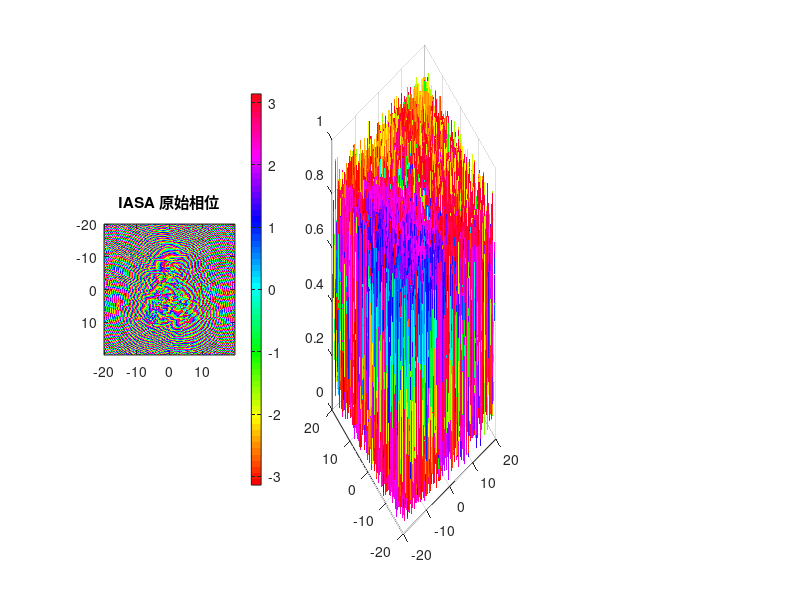

MATLAB code for this plot: (Note: this script raises an error after producing the figure.)
clear; close all; clc;

%% ==================================================
%  【核心测试区】四大优化方案独立开关
% ==================================================
Use_Amplitude_Compensation = false; % [方案1] 振幅补偿 (补偿厚度吸收导致的不均匀)
Use_Apodization            = true; % [方案2] 切趾滤波 (加 Tukey 窗消除硬边缘同心圆)
Use_Phase_Unwrapping       = false; % [方案3] 相位解卷 (生成平滑厚透镜，消除断崖散射)
Use_Impedance_Matching     = true; % [方案4] 阻抗匹配 (消除透镜内外声波反射)
% ==================================================

%% 1. 网格及参数设定 (动态 Z 轴优化与各项同性网格)
Nx = 300; 
Lx = 40e-3;
Ny = Nx; Ly = Lx;
System_Offset = 2.03e-3;
z_target_dist = 20e-3; 
f0 = 4.0e6;
c_water = 1480; 
c_board = 2430; 
density_water = 997;
density_board_real = 1100; 

% [开关 4 逻辑应用]：阻抗匹配
if Use_Impedance_Matching
    density_board = (c_water * density_water) / c_board;
    fprintf('>>> 已开启: [阻抗匹配] (消除内部反射)\n');
else
    density_board = density_board_real;
end

lambda_water = c_water / f0;
dx = Lx / Nx; dy = dx; dz = dx; 
Lz_needed = 30e-3; 
Nz_min = ceil(Lz_needed / dz);
optimal_sizes = [128, 192, 216, 256, 300, 384, 512];
Nz = optimal_sizes(find(optimal_sizes >= Nz_min, 1));
Lz = Nz * dz;

x = (-Nx/2 : Nx/2-1) * dx;
[Y_grid, X_grid] = meshgrid(1:Ny, 1:Nx);

% [开关 2 逻辑预备]：生成 2D Tukey 窗
tukey_1d = tukeywin(Nx, 0.2); % 边缘有 20% 是平滑滚降的
tukey_2d = tukey_1d * tukey_1d';

fprintf('==================================================\n');
fprintf('网格分辨率: dx = dy = dz = %.4f mm\n', dx*1e3);
fprintf('每波长采样点 (PPW): %.2f\n', lambda_water/dx);
fprintf('优化后网格尺寸: %d x %d x %d\n', Nx, Ny, Nz);
fprintf('==================================================\n');

%% 2. 目标定义
fprintf('目标图案定义\n');
imag_target = zeros(Nx, Ny);
h_A = 160; w_base = 100; thickness = 22; bar_pos = 50; bar_width = 20;
cx = round(Nx/2); cy = round(Ny/2);
x_top = cx - h_A/2; x_bottom = cx + h_A/2;
slope = h_A / (w_base/2);
dx_outer = X_grid - x_top; dy_abs = abs(Y_grid - cy);
width_at_x = dx_outer / slope;
mask_outer = (dx_outer >= 0) & (dx_outer <= h_A) & (dy_abs <= width_at_x);
x_top_inner = x_top + thickness * 1.8; 
dx_inner = X_grid - x_top_inner;
width_inner_at_x = dx_inner / slope;
mask_inner_cone = (dx_inner >= 0) & (dy_abs <= width_inner_at_x); 
x_bar_start = x_bottom - bar_pos - bar_width/2;
x_bar_end   = x_bottom - bar_pos + bar_width/2;
mask_bar = (X_grid >= x_bar_start) & (X_grid <= x_bar_end);
imag_target = mask_outer & (~mask_inner_cone | mask_bar);
imag_target = double(imag_target > 0.5);

%% 3. IASA 迭代
fprintf('运行 IASA...\n');
pad_factor = 2; 
Nx_pad = Nx * pad_factor; Ny_pad = Ny * pad_factor;
Lx_pad = Lx * pad_factor; dk_pad = 2 * pi / Lx_pad;
kx_pad = (-Nx_pad/2 : Nx_pad/2-1) * dk_pad;
[Kx_pad, Ky_pad] = meshgrid(kx_pad, kx_pad);
k_water = 2 * pi / lambda_water;
Kz_sq = k_water^2 - Kx_pad.^2 - Ky_pad.^2; Kz_sq(Kz_sq < 0) = 0; 
H_forward = exp(1i * sqrt(Kz_sq) * z_target_dist); 
H_backward = exp(-1i * sqrt(Kz_sq) * z_target_dist); 
rng(9426);
board_phase_pad = zeros(Nx_pad, Ny_pad);
board_phase_pad(Nx/2+1:Nx/2+Nx, Ny/2+1:Ny/2+Ny) = exp(1i * rand(Nx, Nx) * 2 * pi);
target_pad = zeros(Nx_pad, Ny_pad);
target_pad(Nx/2+1:Nx/2+Nx, Ny/2+1:Ny/2+Ny) = imag_target;
weight_pad = target_pad * 1.5; 
mask_roi = (target_pad > 0.5); mask_dark = (target_pad < 0.5);    

% [方案 1 & 2 相关准备]
if Use_Apodization, fprintf('>>> 已开启: [切趾滤波] (消除同心边缘衍射)\n'); end
if Use_Amplitude_Compensation, fprintf('>>> 已开启: [振幅补偿] (补偿树脂吸收)\n'); end
alpha_board_Np_m = (1.5 / 8.686) * 100 * (f0/1e6)^1.5; % dB/cm/MHz^y 转换为 Np/m

epoch = 150; 
for i = 1:epoch
    U_source = zeros(Nx_pad, Ny_pad);
    center_phase = angle(board_phase_pad(Nx/2+1:Nx/2+Nx, Ny/2+1:Ny/2+Ny));
    
    % --- [开关 1 逻辑应用]：振幅补偿 ---
    amplitude_mask = ones(Nx, Ny);
    if Use_Amplitude_Compensation && i > 10
        % 估算当前相位所需的厚度，并计算物理衰减
        k_board_val_temp = 2 * pi * f0 / c_board;
        k_diff_temp = abs(k_water - k_board_val_temp); 
        h_temp = mod(center_phase, 2*pi) / k_diff_temp;
        amplitude_mask = exp(-alpha_board_Np_m * h_temp);
        % 归一化衰减遮罩，避免能量无限缩小
        amplitude_mask = amplitude_mask / max(amplitude_mask(:));
    end
    
    % --- [开关 2 逻辑应用]：切趾窗 ---
    if Use_Apodization
        amplitude_mask = amplitude_mask .* tukey_2d;
    end
    
    U_source(Nx/2+1:Nx/2+Nx, Ny/2+1:Ny/2+Ny) = amplitude_mask .* exp(1i * center_phase);
    
    % ASM
    A_source = fftshift(fft2(ifftshift(U_source)));
    A_target = A_source .* H_forward;
    U_target = fftshift(ifft2(ifftshift(A_target)));
    
    rec_amp = abs(U_target);
    peak_val = max(rec_amp(mask_roi)); 
    if peak_val == 0, peak_val = max(rec_amp(:)); end
    rec_amp_norm = rec_amp / peak_val;
    
    if i > 5
        beta = 0.8; 
        correction = (target_pad(mask_roi) ./ (rec_amp_norm(mask_roi) + 1e-6)) .^ beta;
        weight_pad(mask_roi) = weight_pad(mask_roi) .* correction;
        weight_pad(weight_pad > 10) = 10;
        weight_pad(mask_dark) = 0;
    end
    U_target_constrained = weight_pad .* exp(1i * angle(U_target));
    A_target_cons = fftshift(fft2(ifftshift(U_target_constrained)));
    A_source_cons = A_target_cons .* H_backward;
    U_source_new = fftshift(ifft2(ifftshift(A_source_cons)));
    board_phase_pad = U_source_new;
end

holo_phase = angle(board_phase_pad(Nx/2+1:Nx/2+Nx, Ny/2+1:Ny/2+Ny));

%% 4. 相位转厚度与体素化优化
fprintf('进行物理厚度构建...\n');

k_board_val = 2 * pi * f0 / c_board;
k_diff = abs(k_water - k_board_val); 

% --- [开关 3 逻辑应用]：相位解卷 ---
if Use_Phase_Unwrapping
    fprintf('>>> 已开启: [相位解卷] (生成完美平滑透镜)\n');
    % 简易 2D 解卷 (先按行再按列解卷)
    phase_unwrapped = unwrap(unwrap(holo_phase, [], 1), [], 2);
    % 保证解卷后的相位为正
    phase_unwrapped = phase_unwrapped - min(phase_unwrapped(:));
    thickness_ideal = phase_unwrapped / k_diff;
else
    % 传统包裹相位 (菲涅尔透镜)
    phase_wrapped = mod(holo_phase, 2*pi); 
    thickness_ideal = phase_wrapped / k_diff;
end

thickness_map = imgaussfilt(thickness_ideal, 0.2); 
min_base = 2 * dz; 
thickness_map = thickness_map + min_base;

net_num_board = round(thickness_map / dz);
actual_thickness = net_num_board * dz;

figure(11); clf; set(gcf, 'Position', [100, 100, 1200, 400], 'Color', 'w');
subplot(1,3,1); imagesc(x*1e3, x*1e3, holo_phase); axis image; colormap hsv; colorbar; title('IASA 原始相位');
subplot(1,3,2); surf(x*1e3, x*1e3, thickness_ideal*1e3); shading flat; colormap parula; title('理想连续厚度 (mm)'); view(2); colorbar;
subplot(1,3,3); surf(x*1e3, x*1e3, actual_thickness*1e3); shading flat; colormap parula; title('体素化实际厚度 (mm)'); view(2); colorbar;

%% 5. k-Wave 介质建模
fprintf('仿真环境与实体介质构建\n');
kgrid = kWaveGrid(Nx, dx, Ny, dy, Nz, dz);
medium.sound_speed = c_water * ones(Nx, Ny, Nz);
medium.density = density_water * ones(Nx, Ny, Nz);
medium.alpha_coeff = 0.002 * ones(Nx, Ny, Nz); 
medium.alpha_power = 1.5;
pml_size = 10;
source_z_idx = pml_size + 5;
z_board_stat_idx = source_z_idx + 2;

for i = 1:Nx
    for j = 1:Ny
        n_layers = net_num_board(i, j);
        if n_layers > 0
            z_start = z_board_stat_idx;
            z_end = z_board_stat_idx + n_layers - 1;
            medium.sound_speed(i, j, z_start:z_end) = c_board;
            medium.density(i, j, z_start:z_end) = density_board; 
            
            % 只有在解卷模式下，如果透镜太厚，可以选择关闭衰减看纯干涉
            % 如果开启振幅补偿，则保留真实衰减
            medium.alpha_coeff(i, j, z_start:z_end) = 1.5; 
        end
    end
end
thickest = max(net_num_board(:)) * dz;

%% 6. 时间与声源设置
fprintf('时间与声源设置\n');
cfl = 0.3;
t_end = (Lz * 1.5) / c_water; 
kgrid.makeTime(medium.sound_speed, cfl, t_end); 

source.p_mask = zeros(Nx, Ny, Nz);
source.p_mask(:, :, source_z_idx) = 1; 
t_vec = kgrid.t_array;
source_sig = sin(2 * pi * f0 * t_vec); 
ramp_pts = round(2 / f0 / kgrid.dt); 
time_window = [linspace(0,1,ramp_pts), ones(1, kgrid.Nt-ramp_pts)];

% 生成基础的 1D 时域信号
p_time = source_sig .* time_window; 

% [开关 2 修复]：k-Wave 中如果声源各点振幅不同，需要构建 [网格点数, 时间步数] 的矩阵
if Use_Apodization
    tukey_flat = tukey_2d(:); % 展平为一维列向量 [Nx*Ny, 1]
    source.p = tukey_flat * p_time; % 矩阵乘法生成 [Nx*Ny, Nt] 的波形矩阵
else
    source.p = p_time; % 统一振幅，大小为 [1, Nt]
end
source.p_mode = 'dirichlet';
%% 7. Sensor 放置
fprintf('sensor设置\n');
sensor.mask = zeros(Nx, Ny, Nz);
z_board_exit_idx = z_board_stat_idx + round(thickest/dz);
target_plane_idx = z_board_exit_idx + round(z_target_dist / dz);

scan_range_idx = round(3e-3 / dz); 
z_scan_start = target_plane_idx - scan_range_idx;
z_scan_end = target_plane_idx + scan_range_idx;
if z_scan_end > Nz - pml_size, z_scan_end = Nz - pml_size; end
sensor.mask(:, :, z_scan_start:z_scan_end) = 1;

sensor.record = {'p'}; 
sensor.record_start_index = kgrid.Nt - round(3/f0/kgrid.dt);
fprintf('  - 扫描范围 Z Index: %d 到 %d\n', z_scan_start, z_scan_end);

%% 8. 仿真
fprintf('仿真开始\n');
input_args = {'PMLInside', true, 'PMLSize', 10, 'PlotPML', false, 'PlotSim', false, 'DataCast', 'gpuArray-single'};
try
    sensor_data = kspaceFirstOrder3D(kgrid, medium, source, sensor, input_args{:});
catch
    disp('GPU 失败，切换 CPU...');
    input_args = input_args(1:end-2);
    sensor_data = kspaceFirstOrder3D(kgrid, medium, source, sensor, input_args{:});
end

%% 9. 数据处理与 Z-Scan 寻优
if isfield(sensor_data, 'p')
    p_raw = gather(sensor_data.p); 
    [~, Nt_rec] = size(p_raw);
    p_fft = fft(p_raw, [], 2);
    [~, f_idx] = min(abs( (0:Nt_rec-1)/Nt_rec/kgrid.dt - f0 ));
    p_complex = p_fft(:, f_idx);
    
    p_field_3d = zeros(Nx, Ny, Nz);
    mask_indices = find(sensor.mask);
    p_field_3d(mask_indices) = p_complex;
    
    scan_vol = abs(p_field_3d(:, :, z_scan_start:z_scan_end));
    num_slices = size(scan_vol, 3);
    
    R = double(imag_target);                 
    R = (R - min(R(:))) / (max(R(:)) - min(R(:)));
    R_mean = mean(R(:));
    
    best_corr = -1; best_slice_idx = 1; best_img_recon = []; best_nmse = inf; best_psnr = 0;
    
    for k = 1:num_slices
        A = scan_vol(:, :, k);
        A = (A - min(A(:))) / (max(A(:)) - min(A(:))); 
        A_mean = mean(A(:));
        
        val_corr = sum(sum((R - R_mean) .* (A - A_mean))) / sqrt(sum(sum((R - R_mean).^2)) * sum(sum((A - A_mean).^2)));
        
        if val_corr > best_corr
            best_corr = val_corr; best_slice_idx = k; best_img_recon = A;
            best_nmse = sum(sum((R - A).^2)) / sum(sum(R.^2));
            mse = mean((R(:) - A(:)).^2);
            if mse == 0, best_psnr = Inf; else, best_psnr = 20 * log10(1 / sqrt(mse)); end
        end
    end
    
    actual_z_dist_mm = (z_scan_start + best_slice_idx - 1 - z_board_exit_idx) * dz * 1e3;
    
    figure(6); clf; set(gcf, 'Position', [100, 100, 1000, 400], 'Color', 'w');
    subplot(1,3,1); imagesc(x*1e3, x*1e3, imag_target); axis image; colormap gray; title('原始目标'); xlabel('mm');
    subplot(1,3,2); imagesc(x*1e3, x*1e3, best_img_recon); axis image; colormap jet; 
    title(sprintf('物理最佳焦面 (Z=%.2f mm)', actual_z_dist_mm)); xlabel('mm');
    subplot(1,3,3); center_row = round(Nx/2);
    plot(x*1e3, imag_target(center_row, :), 'k--', 'LineWidth', 1.5); hold on;
    plot(x*1e3, best_img_recon(center_row, :), 'r-', 'LineWidth', 1.5);
    legend('Target', 'Simulated'); title('最佳焦面剖面线'); grid on; xlabel('mm');

    try best_ssim = ssim(best_img_recon, R); catch, best_ssim = NaN; end
    
    fprintf('\n========================================\n');
    fprintf('终极图像重建质量评估 (Z-Scan 最佳焦面):\n');
    fprintf('Correlation : %.4f \n', best_corr);
    fprintf('NMSE        : %.4f \n', best_nmse);
    fprintf('PSNR        : %.2f dB \n', best_psnr);
    fprintf('SSIM        : %.4f \n', best_ssim);
    fprintf('========================================\n');
end
